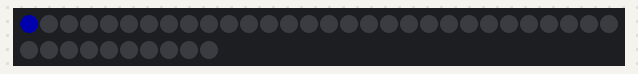
A sketch run on a simulated Arduino Uno, built with avr-gcc and run on an emulated ATmega328P. On the bench: 40 RGB LEDs in strip order, left to right, continuing on the next row. Dim RGB values are drawn brighter than linear.

Above: at 0.01 s.
At 8.18 s:
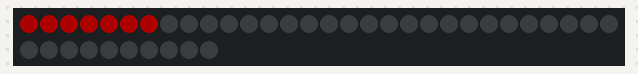
At 14.08 s:
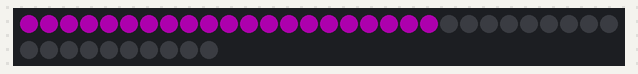
At 19.97 s:
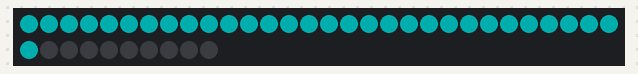
At 29.91 s:
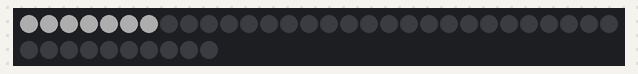
At 39.94 s:
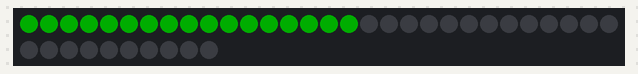

The sketch:

ws2812_led_testing.ino
```cpp
#include <Adafruit_NeoPixel.h>

#define PIN 2 // The pin connected to the data line of the LED strip
#define NUM_LEDS 40 // Number of LEDs in the strip

int c_state = 0;

Adafruit_NeoPixel strip = Adafruit_NeoPixel(NUM_LEDS, PIN, NEO_GRB + NEO_KHZ800);

void setup() {
  strip.begin();
  strip.show(); // Initialize all pixels to 'off'
  strip.setBrightness(50);
  Serial.begin(9600);
}

void loop() {

  for(int i=0; i<=40; i++){
    if(c_state == 0){
      strip.setPixelColor(i, strip.Color(0,0,255));
      strip.show();
    }
    if(c_state == 1){
      strip.setPixelColor(i, strip.Color(255,0,0));
      strip.show();
    }
    if(c_state == 2){
      strip.setPixelColor(i, strip.Color(0,255,0));
      strip.show();
    }
    if(c_state == 3){
      strip.setPixelColor(i, strip.Color(255,0,255));
      strip.show();
    }
    if(c_state == 4){
      strip.setPixelColor(i, strip.Color(0,255,255));
      strip.show();
    }
    if(c_state == 5){
      strip.setPixelColor(i, strip.Color(255,255,0));
      strip.show();
    }
    if(c_state == 6){
      strip.setPixelColor(i, strip.Color(255,255,255));
      strip.show();
    }
    delay(50);
  }
  for(int i=40; i>=0; i--){
    strip.setPixelColor(i, strip.Color(0,0,0));
    strip.show();
    delay(50);
  }
  c_state++;
  if(c_state > 6) c_state = 0;

  delay(100);
}
```
